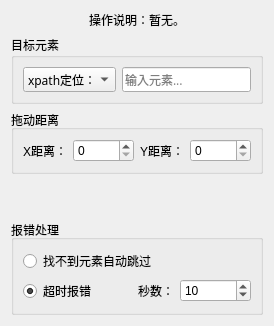
       <widget class="QWidget" name="tab_16">
        <attribute name="title">
         <string>拖动元素</string>
        </attribute>
        <layout class="QVBoxLayout" name="verticalLayout_58">
         <item>
          <widget class="QLabel" name="label_96">
           <property name="sizePolicy">
            <sizepolicy hsizetype="Preferred" vsizetype="Preferred">
             <horstretch>0</horstretch>
             <verstretch>0</verstretch>
            </sizepolicy>
           </property>
           <property name="text">
            <string>操作说明：暂无。</string>
           </property>
           <property name="alignment">
            <set>Qt::AlignCenter</set>
           </property>
           <property name="wordWrap">
            <bool>false</bool>
           </property>
           <property name="margin">
            <number>0</number>
           </property>
           <property name="indent">
            <number>-1</number>
           </property>
           <property name="openExternalLinks">
            <bool>false</bool>
           </property>
          </widget>
         </item>
         <item>
          <widget class="QGroupBox" name="groupBox_10">
           <property name="font">
            <font>
             <family>微软雅黑</family>
             <weight>50</weight>
             <bold>false</bold>
            </font>
           </property>
           <property name="title">
            <string>目标元素</string>
           </property>
           <layout class="QVBoxLayout" name="verticalLayout_34">
            <item>
             <layout class="QGridLayout" name="gridLayout_23">
              <item row="0" column="0">
               <widget class="QComboBox" name="comboBox_30">
                <item>
                 <property name="text">
                  <string>xpath定位：</string>
                 </property>
                </item>
                <item>
                 <property name="text">
                  <string>元素ID：</string>
                 </property>
                </item>
                <item>
                 <property name="text">
                  <string>元素名称：</string>
                 </property>
                </item>
               </widget>
              </item>
              <item row="0" column="1">
               <widget class="QLineEdit" name="lineEdit_14">
                <property name="placeholderText">
                 <string>输入元素...</string>
                </property>
               </widget>
              </item>
             </layout>
            </item>
           </layout>
          </widget>
         </item>
         <item>
          <widget class="QGroupBox" name="groupBox_11">
           <property name="title">
            <string>拖动距离</string>
           </property>
           <layout class="QGridLayout" name="gridLayout_25">
            <item row="0" column="0">
             <widget class="QLabel" name="label_68">
              <property name="text">
               <string>X距离：</string>
              </property>
              <property name="alignment">
               <set>Qt::AlignCenter</set>
              </property>
             </widget>
            </item>
            <item row="0" column="1">
             <widget class="QSpinBox" name="spinBox_10">
              <property name="maximum">
               <number>99999</number>
              </property>
             </widget>
            </item>
            <item row="0" column="2">
             <widget class="QLabel" name="label_74">
              <property name="text">
               <string>Y距离：</string>
              </property>
              <property name="alignment">
               <set>Qt::AlignCenter</set>
              </property>
             </widget>
            </item>
            <item row="0" column="3">
             <widget class="QSpinBox" name="spinBox_11">
              <property name="maximum">
               <number>99999</number>
              </property>
             </widget>
            </item>
           </layout>
          </widget>
         </item>
         <item>
          <spacer name="verticalSpacer_13">
           <property name="orientation">
            <enum>Qt::Vertical</enum>
           </property>
           <property name="sizeHint" stdset="0">
            <size>
             <width>20</width>
             <height>40</height>
            </size>
           </property>
          </spacer>
         </item>
         <item>
          <widget class="QGroupBox" name="groupBox_27">
           <property name="title">
            <string>报错处理</string>
           </property>
           <layout class="QVBoxLayout" name="verticalLayout_36">
            <item>
             <layout class="QGridLayout" name="gridLayout_24">
              <item row="1" column="0">
               <widget class="QRadioButton" name="radioButton_14">
                <property name="text">
                 <string>超时报错</string>
                </property>
                <property name="checkable">
                 <bool>true</bool>
                </property>
                <property name="checked">
                 <bool>true</bool>
                </property>
                <property name="autoExclusive">
                 <bool>true</bool>
                </property>
               </widget>
              </item>
              <item row="1" column="2">
               <widget class="QSpinBox" name="spinBox_12">
                <property name="minimum">
                 <number>1</number>
                </property>
                <property name="maximum">
                 <number>9999</number>
                </property>
                <property name="value">
                 <number>10</number>
                </property>
               </widget>
              </item>
              <item row="0" column="0" colspan="3">
               <widget class="QRadioButton" name="radioButton_15">
                <property name="text">
                 <string>找不到元素自动跳过</string>
                </property>
               </widget>
              </item>
              <item row="1" column="1">
               <widget class="QLabel" name="label_75">
                <property name="text">
                 <string>秒数：</string>
                </property>
                <property name="alignment">
                 <set>Qt::AlignRight|Qt::AlignTrailing|Qt::AlignVCenter</set>
                </property>
               </widget>
              </item>
             </layout>
            </item>
           </layout>
          </widget>
         </item>
        </layout>
       </widget>
